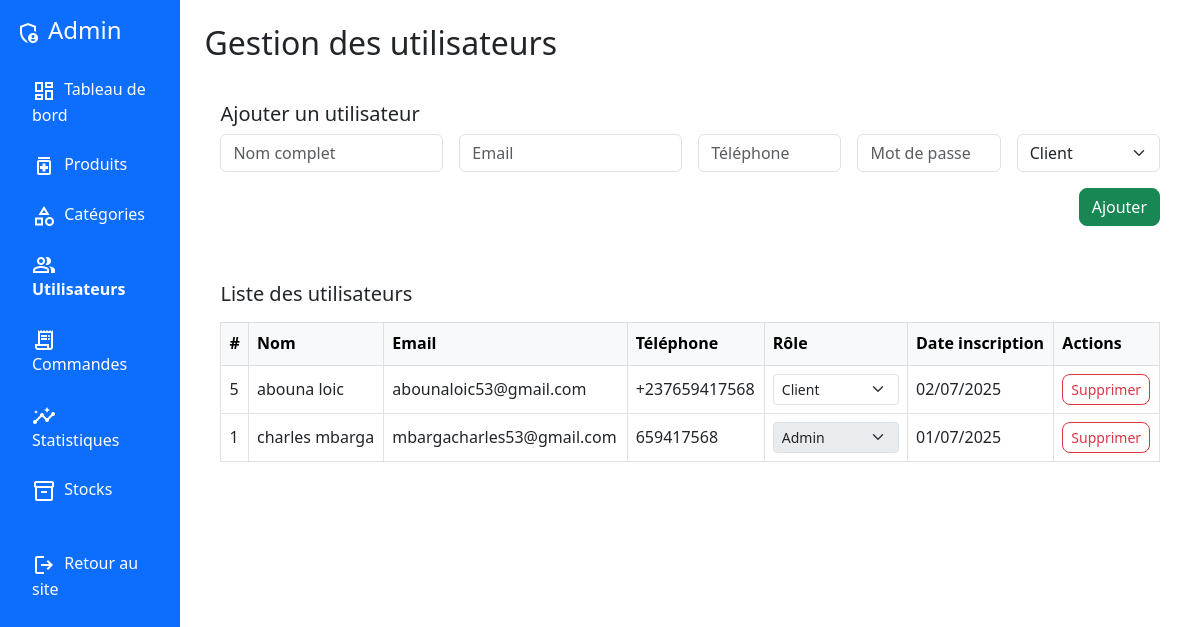
Screenshot of /admin/utilisateurs.php (signed in) with the database file from the repository.
### tables this page shows
CREATE TABLE IF NOT EXISTS `users` (
  `id` int NOT NULL AUTO_INCREMENT,
  `nom` varchar(100) NOT NULL,
  `email` varchar(100) NOT NULL,
  `password` varchar(255) NOT NULL,
  `telephone` varchar(20) DEFAULT NULL,
  `adresse` text,
  `date_naissance` date DEFAULT NULL,
  `genre` enum('Homme','Femme','Autre') DEFAULT NULL,
  `role` enum('client','admin','pharmacien') DEFAULT 'client',
  `created_at` timestamp NULL DEFAULT CURRENT_TIMESTAMP,
  `updated_at` timestamp NULL DEFAULT CURRENT_TIMESTAMP ON UPDATE CURRENT_TIMESTAMP,
  PRIMARY KEY (`id`),
  UNIQUE KEY `unique_email` (`email`)
);

### admin/utilisateurs.php (the view, shortened to what this page needs)
<?php
$pdo = getDB();
$users = $pdo->query('SELECT * FROM users ORDER BY created_at DESC')->fetchAll();
?>
<!DOCTYPE html>
<html lang="fr">
<head>
    <link href="https://cdn.jsdelivr.net/npm/bootstrap@5.3.0/dist/css/bootstrap.min.css" rel="stylesheet">
    <link rel="stylesheet" href="../assets/css/style.css">
</head>
<body>
<div class="d-flex" style="min-height:100vh;">
    <nav class="bg-primary text-white p-3" style="width:240px;min-height:100vh;">
        <h4 class="mb-4"><span class="material-symbols-outlined me-2">admin_panel_settings</span>Admin</h4>
        <ul class="nav flex-column">
            <li class="nav-item mb-2"><a href="index.php" class="nav-link text-white"><span class="material-symbols-outlined me-1">dashboard</span> Tableau de bord</a></li>
            <li class="nav-item mb-2"><a href="produits.php" class="nav-link text-white"><span class="material-symbols-outlined me-1">medication</span> Produits</a></li>
            <li class="nav-item mb-2"><a href="categories.php" class="nav-link text-white"><span class="material-symbols-outlined me-1">category</span> Catégories</a></li>
            <li class="nav-item mb-2"><a href="utilisateurs.php" class="nav-link text-white fw-bold"><span class="material-symbols-outlined me-1">group</span> Utilisateurs</a></li>
            <li class="nav-item mb-2"><a href="commandes.php" class="nav-link text-white"><span class="material-symbols-outlined me-1">receipt_long</span> Commandes</a></li>
            <li class="nav-item mb-2"><a href="stats.php" class="nav-link text-white"><span class="material-symbols-outlined me-1">insights</span> Statistiques</a></li>
            <li class="nav-item mb-2"><a href="stocks.php" class="nav-link text-white"><span class="material-symbols-outlined me-1">inventory_2</span> Stocks</a></li>
            <li class="nav-item mt-4"><a href="../index.php" class="nav-link text-white"><span class="material-symbols-outlined me-1">logout</span> Retour au site</a></li>
        </ul>
    </nav>
    <div class="flex-grow-1 p-4">
        <h2 class="mb-4">Gestion des utilisateurs</h2>
        <div class="card mb-4">
            <div class="card-body">
                <h5>Ajouter un utilisateur</h5>
                <form method="post" class="row g-3">
                    <div class="col-md-3">
                        <input type="text" name="add_nom" class="form-control" placeholder="Nom complet" required>
                    </div>
                    <div class="col-md-3">
                        <input type="email" name="add_email" class="form-control" placeholder="Email" required>
                    </div>
                    <div class="col-md-2">
                        <input type="text" name="add_telephone" class="form-control" placeholder="Téléphone">
                    </div>
                    <div class="col-md-2">
                        <input type="password" name="add_password" class="form-control" placeholder="Mot de passe" required>
                    </div>
                    <div class="col-md-2">
                        <select name="add_role" class="form-select" required>
                            <option value="client">Client</option>
                        </select>
                    </div>
                    <div class="col-12 text-end">
                        <button type="submit" class="btn btn-success">Ajouter</button>
                    </div>
                </form>
            </div>
        </div>
        <div class="card">
            <div class="card-body">
                <h5 class="mb-3">Liste des utilisateurs</h5>
                <div class="table-responsive">
                    <table class="table table-bordered align-middle">
                        <thead class="table-light">
                            <tr>
                                <th>#</th>
                                <th>Nom</th>
                                <th>Email</th>
                                <th>Téléphone</th>
                                <th>Rôle</th>
                                <th>Date inscription</th>
                                <th>Actions</th>
                            </tr>
                        </thead>
                        <tbody>
                            <?php foreach ($users as $u): ?>
                            <tr>
                                <td><?= $u['id'] ?></td>
                                <td><?= htmlspecialchars($u['nom']) ?></td>
                                <td><?= htmlspecialchars($u['email']) ?></td>
                                <td><?= htmlspecialchars($u['telephone']) ?></td>
                                <td>
                                    <form method="post" class="d-flex align-items-center gap-2 mb-0">
                                        <select name="role" class="form-select form-select-sm" onchange="this.form.submit()" <?= $u['id'] == $_SESSION['user_id'] ? 'disabled' : '' ?>>
                                            <option value="client" <?= $u['role']=='client'?'selected':'' ?>>Client</option>
                                            <option value="admin" <?= $u['role']=='admin'?'selected':'' ?>>Admin</option>
                                        </select>
                                    </form>
                                </td>
                                <td><?= date('d/m/Y', strtotime($u['created_at'])) ?></td>
                                <td>
                                    <a href="?delete=<?= $u['id'] ?>" class="btn btn-sm btn-outline-danger" onclick="return <?= $u['id'] == $_SESSION['user_id'] ? 'confirmDeleteSelf()' : 'confirm(\'Supprimer cet utilisateur ?\')' ?>;">Supprimer</a>
                                </td>
                            </tr>
                            <?php endforeach; ?>
                        </tbody>
                    </table>
                </div>
            </div>
        </div>
    </div>
</div>
</body>
</html>

### assets/css/style.css (style rules this page uses)
:root { --primary-color: #0d6efd; --secondary-color: #6c757d; --success-color: #198754; --info-color: #0dcaf0; --warning-color: #ffc107; --danger-color: #dc3545; --light-color: #f8f9fa; --dark-color: #212529; }
* { margin: 0; padding: 0; box-sizing: border-box; }
body { font-family: 'Segoe UI', Tahoma, Geneva, Verdana, sans-serif; line-height: 1.6; color: var(--dark-color); }
.card { transition: transform 0.3s ease, box-shadow 0.3s ease; border: none; }
.btn { border-radius: 8px; font-weight: 500; transition: all 0.3s ease; }
.material-symbols-outlined { vertical-align: middle; }

### rows the page displays
users: id "5", nom "abouna loic", email "abounaloic53@gmail.com", telephone "+237659417568", role "Client", created_at "02/07/2025"
users: id "1", nom "charles mbarga", email "mbargacharles53@gmail.com", telephone "659417568", role "Admin", created_at "01/07/2025"
